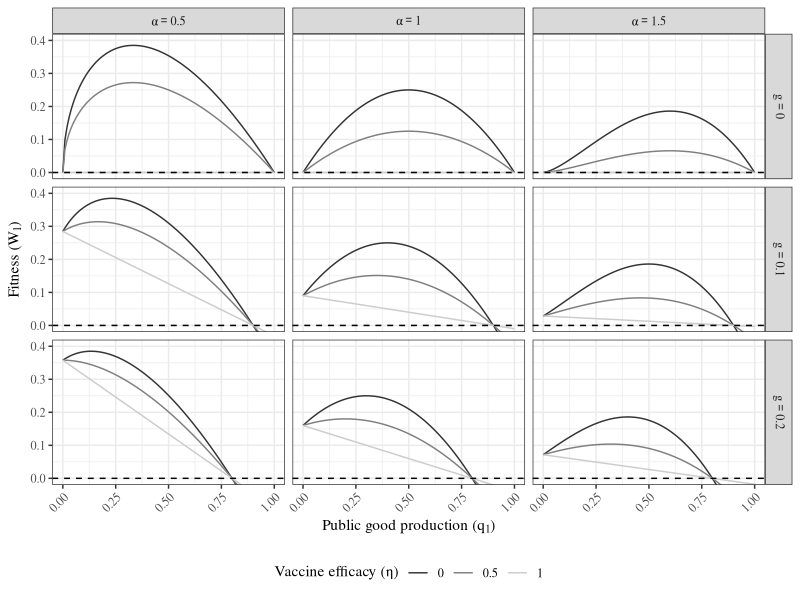
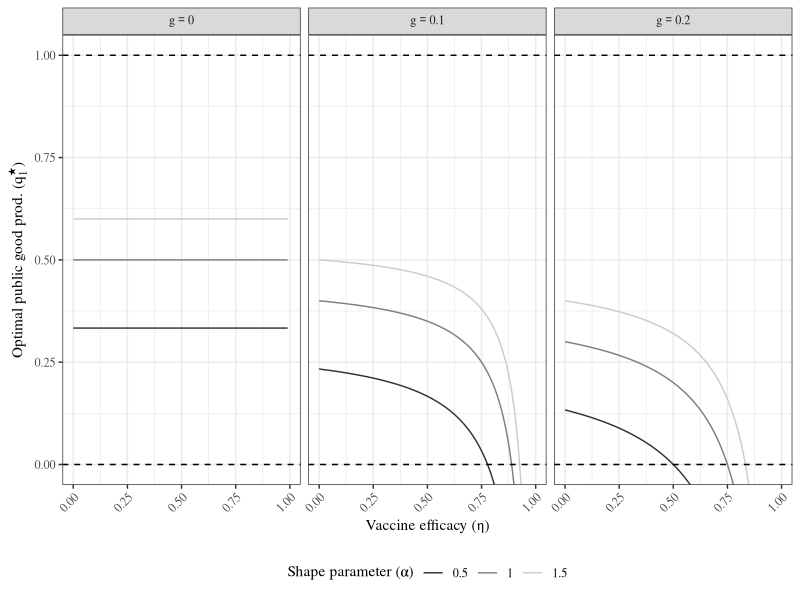
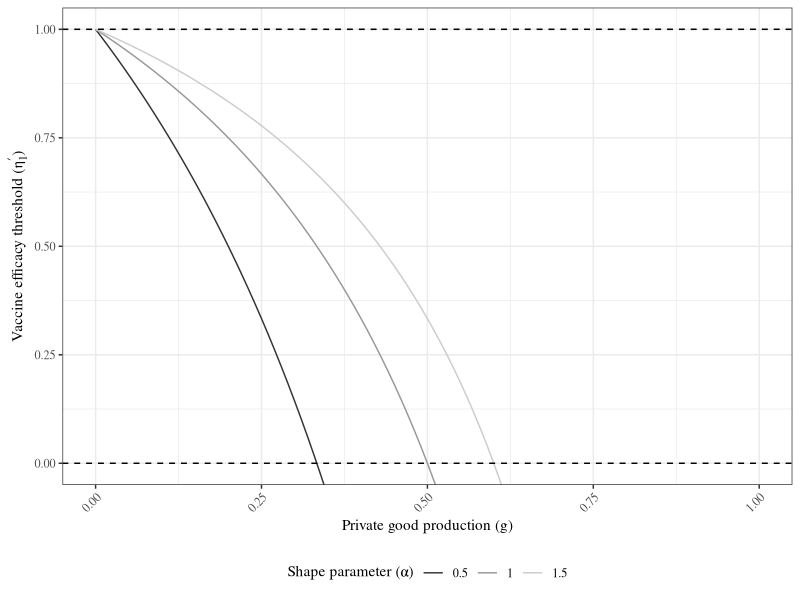
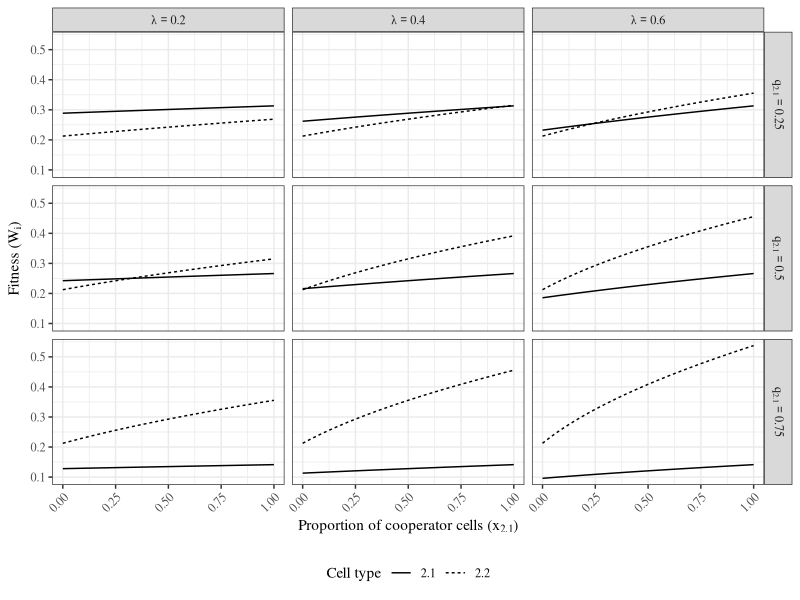
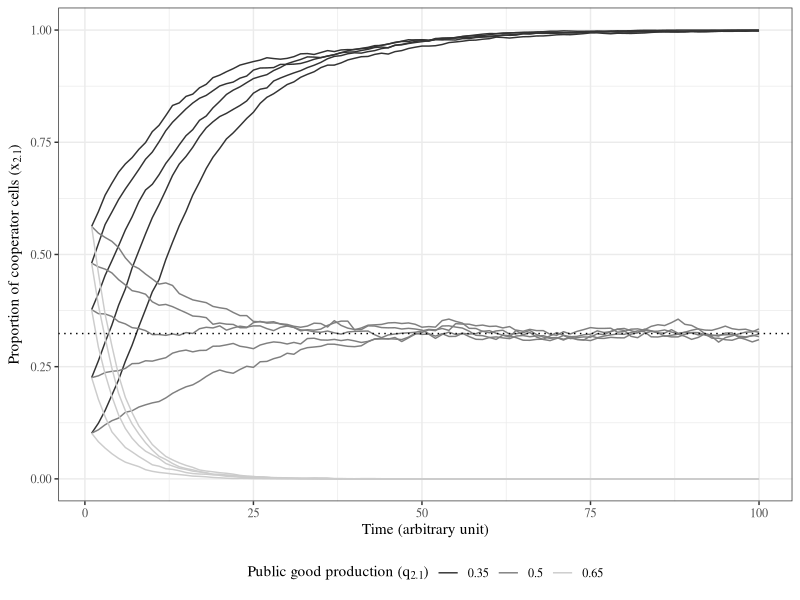
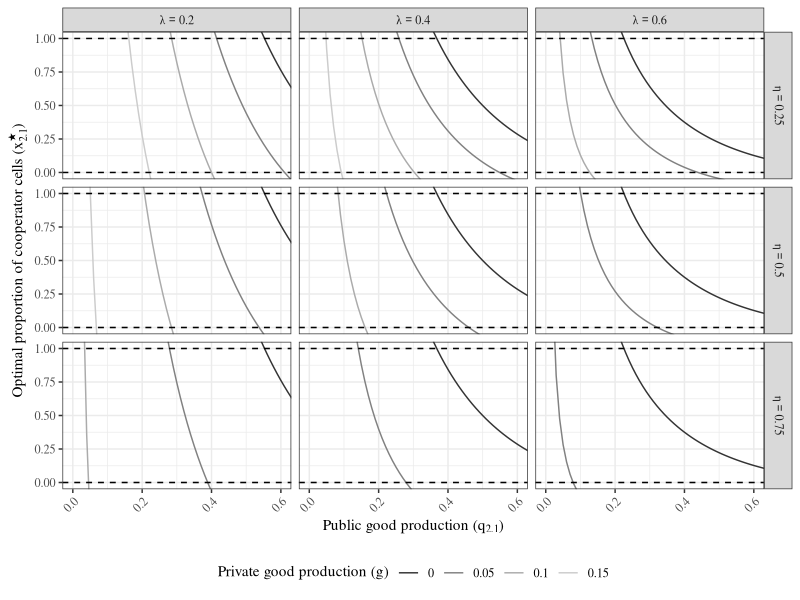
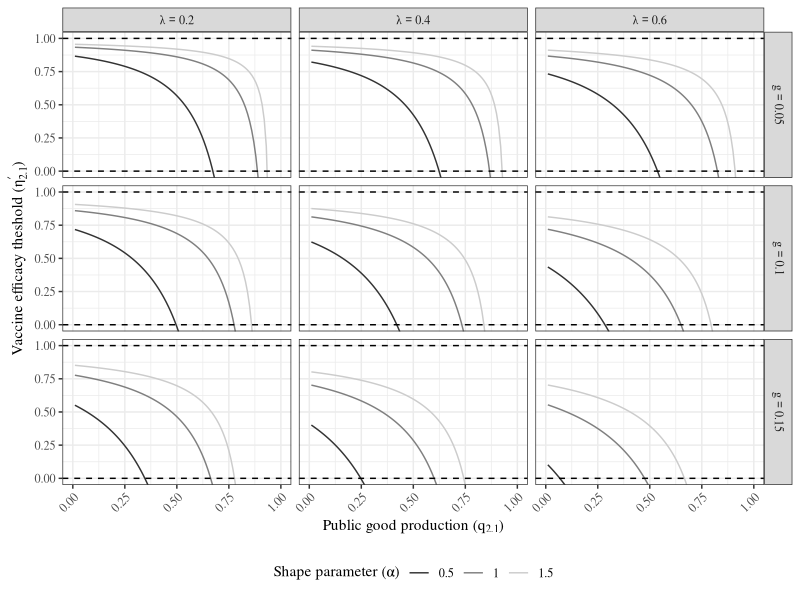
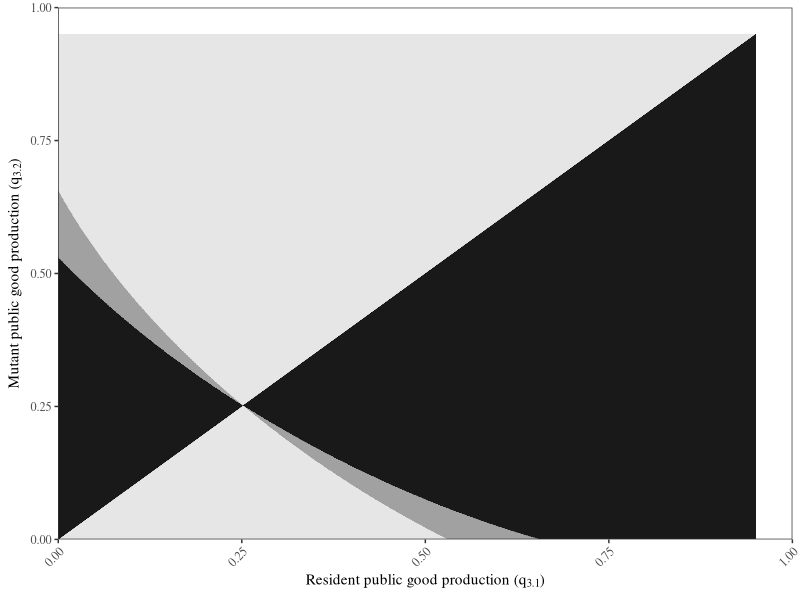

Source code (R) for these figures, in order:
## Needed libraries

library(ggplot2)   # Plots
library(patchwork) # Assembling plots
library(tidyr)     # Data manipulation


## Figure 1

df = expand.grid(
  alpha = c(0.5, 1, 1.5),
  eta = c(0, 0.5, 1),
  g = c(0, 0.1, 0.2),
  q1 = seq(0, 1, 0.01)
)

df = within(df, {
  W1 = (1 - q1 - g) * ((1 - eta) * q1 + g) ** alpha
})

my_lab = as_labeller(c("0.5" = "α==0.5",
                       "1"   = "α==1.0",
                       "1.5" = "α==1.5",
                       "0"   = "g==0",
                       "0.1" = "g==0.1",
                       "0.2" = "g==0.2"),
                     default = label_parsed)

ggplot(df) +
  facet_grid(g ~ alpha, labeller = my_lab) +
  geom_line(aes(x = q1, y = W1, group = eta, color = as.factor(eta))) +
  geom_hline(yintercept = 0, linetype = "dashed") +
  scale_color_manual(values = paste0("grey", c(20, 50, 80))) + 
  labs(
    color = bquote("Vaccine efficacy ("*η*")"),
    x = bquote("Public good production ("*q[1]*")"), 
    y = bquote("Fitness ("*W[1]*")"))+ 
  coord_cartesian(ylim = c(0, 0.4)) +
  theme_bw(base_family = "serif") +
  theme(legend.position = "bottom", axis.text.x = element_text(angle = 45, hjust = 1))

# ggsave("fig/fig-onestrain-W.pdf", device = cairo_pdf, width = 14, height = 10, units = "cm")


## Figure 2

df = expand.grid(
  alpha = c(0.5, 1, 1.5),
  eta = seq(0, 1, 0.01),
  g = c(0, 0.1, 0.2)
)

df = within(df, {
  q1star = alpha / (alpha + 1) - g * (alpha * (1 - eta) + 1) / ((1 - eta) * (alpha + 1))
})

my_lab = as_labeller(
  c("0" = "g==0", "0.1" = "g==0.1", "0.2" = "g==0.2"),
  default = label_parsed
)

ggplot(df) +
  facet_wrap(~ g, labeller = my_lab) +
  geom_line(aes(x = eta, y = q1star, group = alpha, color = as.factor(alpha))) +
  geom_hline(yintercept = c(0, 1), linetype = "dashed") +
  scale_color_manual(values = paste0("grey", c(20, 50, 80))) + 
  labs(
    color = bquote("Shape parameter ("*α*")"),
    x = bquote("Vaccine efficacy ("*η*")"), 
    y = bquote("Optimal public good prod. ("*q[1]^"\u2605"*")"))+ 
  coord_cartesian(ylim = c(0, 1)) +
  theme_bw(base_family = "serif") +
  theme(legend.position = "bottom", axis.text.x = element_text(angle = 45, hjust = 1))

# ggsave("fig/fig-onestrain-qstar.pdf", device = cairo_pdf, width = 14, height = 8, units = "cm")


## Figure 3

df = expand.grid(
  alpha = c(0.5, 1, 1.5),
  g = seq(0.0, 1, length.out = 101)
)

df = within(df, {
  eta1prime = 1 - g / (alpha * (1 - g))
})

ggplot(df) +
  geom_line(aes(x = g, y = eta1prime, color = as.factor(alpha))) +
  geom_hline(yintercept = c(0, 1), linetype = "dashed") +
  labs(
    x = bquote("Private good production ("*g*")"),
    y = bquote("Vaccine efficacy threshold ("*η[1]^minute*")"),
    color = bquote("Shape parameter ("*α*")")
  ) +
  scale_color_grey() +
  coord_cartesian(xlim = c(0, 1.0), ylim = c(0, 1)) +
  theme_bw(base_family = "serif") +
  theme(legend.position = "bottom", axis.text.x = element_text(angle = 45, hjust = 1))

# ggsave("fig/fig-onestrain-etaprime.pdf", device = cairo_pdf, width = 10, height = 8, units = "cm")


## Figure 4

df = expand.grid(
  alpha = 0.5,
  eta = 0.4,
  g = 0.05,
  q2.1 = c(0.25, 0.5, 0.75),
  lambda = c(0.2, 0.4, 0.6),
  x2.1 = seq(0, 1, 0.01)
)

df = within(df, {
  W2.1 = (1 - q2.1 - g) * ((1 - lambda) * (1 - eta) * q2.1 + lambda * (1 - eta) * x2.1 * q2.1 + g) ** alpha
  W2.2 = (1 - g) * (lambda * (1 - eta) * x2.1 * q2.1 + g) ** alpha
})

df = pivot_longer(df, cols = c("W2.1", "W2.2"))

my_lab = as_labeller(c("0.2"  = "λ==0.2",
                       "0.4"  = "λ==0.4",
                       "0.6"  = "λ==0.6",
                       "0.25" = "q[2.1]==0.25",
                       "0.5"  = "q[2.1]==0.5",
                       "0.75" = "q[2.1]==0.75"), 
                     default = label_parsed)

ggplot(df) +
  facet_grid(q2.1 ~ lambda, labeller = my_lab) +
  geom_line(aes(x = x2.1, y = value, linetype = name)) +
  scale_linetype(labels = c("2.1", "2.2")) +
  scale_color_grey() +
  labs(
    x = bquote("Proportion of cooperator cells ("*x[2.1]*")"),
    y = bquote("Fitness ("*W[i]*")"),
    linetype = "Cell type") +
  theme_bw(base_family = "serif") +
  theme(legend.position = "bottom", axis.text.x = element_text(angle = 45, hjust = 1))

# ggsave("fig/fig-coopcheat-W.pdf", device = cairo_pdf, width = 14, height = 10, units = "cm")


## Figure 5

alpha = 0.5
eta = 0.4
g = 0.05
q2.1 = c(0.35, 0.5, 0.65)
lambda = 0.2

tmax = 100
nind = 1e4

xall = numeric()
sall = numeric()
iall = numeric()

for (seed in 1:5) {
  for (i in 1:3) {
    set.seed(seed)
    ncoop = sample(1:nind, 1)
    q = rep(c(q2.1[i], 0), times = c(ncoop, nind - ncoop))
    x2.1 = sum(q == q2.1[i]) / length(q)
    
    for (t in 2:tmax) {
      W = (1 - q - g) * ((1 - lambda) * (1 - eta) * q + lambda * (1 - eta) * sum(q) / length(q) + g) ** alpha
      q = sample(q, length(q), replace = T, prob = W)
      x2.1[t] = sum(q == q2.1[i]) / length(q)
    }
    xall = c(xall, x2.1)
    sall = c(sall, rep(seed, tmax))
    iall = c(iall, rep(i, tmax))
  }
  df = data.frame(
      x = xall,
      t = 1:tmax,
      s = sall,
      i = iall
    )
}

x2.1star = ((1 - q2.1 - g) ** (1 / alpha) * ((1 - lambda) * (1 - eta) * q2.1 + g) - (1 - g) ** (1 / alpha) * g) /
  (lambda * (1 - eta) * ((1 - g) ** (1 / alpha) - (1 - q2.1 - g) ** (1 / alpha)) * q2.1)

ggplot(df) +
  geom_line(aes(x = t, y = x, group = interaction(s, i), color = as.factor(i))) +
  geom_hline(yintercept = x2.1star, linetype = "dotted") +
  scale_color_manual(values = paste0("grey", c(20, 50, 80)), labels = q2.1) + 
  labs(
    x = "Time (arbitrary unit)",
    y = bquote("Proportion of cooperator cells ("*x[2.1]*")"),
    color = bquote("Public good production ("*q[2.1]*")")
  ) +
  coord_cartesian(ylim = c(0, 1)) +
  theme_bw(base_family = "serif") +
  theme(legend.position = "bottom")

# ggsave("fig/fig-coopcheat-stocha.pdf", device = cairo_pdf, width = 14, height = 9, units = "cm")


## Figure 6

df = expand.grid(
  alpha = 0.5,
  eta = c(0.3, 0.5, 0.7),
  g = c(0.00, 0.05, 0.1, 0.15),
  q2.1 = seq(0, 1, 0.01),
  lambda = c(0.2, 0.4, 0.6)
)

df = within(df, {
  x2.1star = 
    ((1 - q2.1 - g) ** (1 / alpha) * ((1 - lambda) * (1 - eta) * q2.1 + g) - (1 - g) ** (1 / alpha) * g) /
    (lambda * (1 - eta) * ((1 - g) ** (1 / alpha) - (1 - q2.1 - g) ** (1 / alpha)) * q2.1)
})

my_lab = as_labeller(c("0.2" = "λ==0.2",
                       "0.4" = "λ==0.4",
                       "0.6" = "λ==0.6",
                       "0.3" = "η==0.25",
                       "0.5" = "η==0.5",
                       "0.7" = "η==0.75"), 
                     default = label_parsed)

ggplot(df) +
  facet_grid(eta ~ lambda, labeller = my_lab) +
  geom_line(aes(x = q2.1, y = x2.1star, color = as.factor(g))) +
  geom_hline(yintercept = c(0, 1), linetype = "dashed") +
  labs(
    x = bquote("Public good production ("*q[2.1]*")"),
    y = bquote("Optimal proportion of cooperator cells ("*x[2.1]^"\u2605"*")"),
    color = bquote("Private good production ("*g*")")
  ) +
  scale_color_grey() +
  coord_cartesian(xlim = c(0, 0.6), ylim = c(0, 1)) +
  theme_bw(base_family = "serif") +
  theme(legend.position = "bottom", axis.text.x = element_text(angle = 45, hjust = 1))

# ggsave("fig/fig-coopcheat-xstar.pdf", device = cairo_pdf, width = 14, height = 10, units = "cm")


## Figure 7

df = expand.grid(
  lambda = c(0.2, 0.4, 0.6),
  q2.1 = seq(0, 1, 0.01),
  g = c(0.05, 0.1, 0.15),
  alpha = c(0.5, 1.0, 1.5)
)

df = within(df, {
  etaprime = 1 - (((1 - g) ** (1 / alpha) - (1 - q2.1 - g) ** (1 / alpha)) * g) / ((1 - lambda) * (1 - q2.1 - g) ** (1 / alpha) * q2.1)
  etaprime[q2.1 > 1 - g - 0.001] = -1 # To prevent ggplot from showing non-mathematical lines
})

my_lab = as_labeller(c("0.2"  = "λ==0.2",
                       "0.4"  = "λ==0.4",
                       "0.6"  = "λ==0.6",
                       "0.05" = "g==0.05",
                       "0.1"  = "g==0.1",
                       "0.15" = "g==0.15"), 
                     default = label_parsed)

ggplot(df) +
  facet_grid(g ~ lambda, labeller = my_lab) +
  geom_line(aes(x = q2.1, y = etaprime, group = alpha, color = as.factor(alpha))) +
  geom_hline(yintercept = c(0, 1), linetype = "dashed") +
  scale_color_manual(values = paste0("grey", c(20, 50, 80))) + 
  labs(
    color = bquote("Shape parameter ("*α*")"),
    x = bquote("Public good production ("*q[2.1]*")"), 
    y = bquote("Vaccine efficacy theshold ("*η[2.1]^minute*")"))+ 
  coord_cartesian(ylim = c(0, 1)) +
  theme_bw(base_family = "serif") +
  theme(legend.position = "bottom", axis.text.x = element_text(angle = 45, hjust = 1))

# ggsave("fig/fig-coopcheat-etaprime.pdf", device = cairo_pdf, width = 14, height = 10, units = "cm")


## Figure 8

lambda = 0.1
eta = 0.2
g = 0.05
alpha = 0.5

df = expand.grid(
  q3.1 = seq(0, 1 - g, length.out = 1001), 
  q3.2 = seq(0, 1 - g, length.out = 1001)
)

W3.1 = (1 - df$q3.1 - g) * ((1 - eta) * df$q3.1 + g) ** alpha
W3.2 = (1 - df$q3.2 - g) * ((1 - lambda) * (1 - eta) * df$q3.2 + lambda * (1 - eta) * df$q3.1 + g) ** alpha

df$omega = W3.2 - W3.1

xstar = ((1 - df$q3.2 - g) ** (1 / alpha) * ((1 - eta) * df$q3.2 + g) - 
  (1 - df$q3.1 - g) ** (1 / alpha) * ((1 - eta) * ((1 - lambda) * df$q3.1 + lambda * df$q3.2) + g)) /
  (lambda *(1 - eta)*((1 - df$q3.1 - g) ** (1 / alpha) - (1 - df$q3.2 - g) ** (1 / alpha)) * (df$q3.1 - df$q3.2))

xstar[xstar < 0] = -0.01
xstar[xstar > 1] = 1.01
xstar[xstar < 1 & xstar > 0] = 0.5
xstar[is.nan(xstar)] = 0

ggplot(df) +
  geom_contour_filled(aes(x = q3.1, y = q3.2, z = xstar), show.legend = F) +
  labs(
    x = bquote("Resident public good production ("*q[3.1]*")"),
    y = bquote("Mutant public good production ("*q[3.2]*")")
  ) +
  scale_fill_grey(start = 0.1, end = 0.9) +
  coord_cartesian(expand = F, xlim = c(0, 1), ylim = c(0, 1)) +
  theme_bw(base_family = "serif") +
  theme(legend.position = "bottom", panel.grid = element_blank(), axis.text.x = element_text(angle = 45, hjust = 1))

# ggsave("fig/fig-adaptive-pip.pdf", device = cairo_pdf, width = 12, height = 8, units = "cm")


## Figure 9

set.seed(42)

alpha = 0.5
eta = 0.2
g = 0.05
q3.1 = 0.75
lambda = 0.4

tmax = 5e3
nind = 1e3
mu = 1e-3

xall = numeric(tmax)
q = rep(q3.1, nind)

n = numeric()
val = numeric()
tval = numeric()

for (t in 1:tmax) {
  id_mut = which(rbinom(nind, 1, mu) == 1)
  q[id_mut] = q[id_mut] + runif(length(id_mut), -0.1, 0.1)
  q[q < 0] = 0
  q[q > 1 - g] = 1 - g

  W = (1 - q - g) * ((1 - lambda) * (1 - eta) * q + lambda * (1 - eta) * sum(q) / length(q) + g) ** alpha

  q = sample(q, length(q), replace = T, prob = W)

  n = c(n, table(q))
  val = c(val, names(table(q)))
  tval = c(tval, rep(t, times = length(table(q))))
}

qavg = numeric(tmax)
for (i in 1:tmax) {
  qavg[i] = as.numeric(names(sort(n[tval == i], decreasing = T)[1]))
}

val2 = val[val %in% qavg]
tval2 = tval[val %in% qavg]
n2 = n[val %in% qavg]

p1 = ggplot() +
  geom_line(aes(x = tval2, y = n2 / nind, group = val2, 
    color = factor(val2, levels = sample(unique(val2), length(unique(val2))))), show.legend = F) +
  scale_color_grey() +
  labs(x = "Time (arbitrary unit)", y = bquote("Prop. of cells ("*x[i]*")")) +
  theme_bw(base_family = "serif")

q3.1star = alpha / (alpha + 1 / (1 - lambda)) - g * (alpha * (1 - eta) + 1 / (1 - lambda)) / ((1 - eta) * (alpha + 1 / (1 - lambda)))
q1star   = alpha / (alpha + 1               ) - g * (alpha * (1 - eta) + 1               ) / ((1 - eta) * (alpha + 1 )              )

p2 = ggplot() +
  geom_hline(yintercept = q3.1star, linetype = "dashed") +
  geom_hline(yintercept = q1star, linetype = "dotted") +
  geom_line(aes(x = 1:tmax, y = qavg), color = "grey50") +
  coord_cartesian(ylim = c(0, 1)) +
  labs(x = "Time (arbitrary unit)", y = bquote("Public good prod. ("*q[i]*")")) +
  theme_bw(base_family = "serif")

Wavg  = (1 - qavg  - g) * ((1 - lambda) * (1 - eta) * qavg  + lambda * (1 - eta) * qavg  + g) ** alpha
W1star   = (1 - q1star   - g) * ((1 - lambda) * (1 - eta) * q1star   + lambda * (1 - eta) * q1star   + g) ** alpha
W3.1star = (1 - q3.1star - g) * ((1 - lambda) * (1 - eta) * q3.1star + lambda * (1 - eta) * q3.1star + g) ** alpha

p3 = ggplot() +
  geom_line(aes(x = 1:tmax, y = Wavg), color = "grey50") +
  geom_hline(yintercept = W3.1star, linetype = "dashed") +
  geom_hline(yintercept = W1star, linetype = "dotted") +
  labs(x = "Time (arbitrary unit)", y = bquote("Clonal fitness ("*W[i]*")")) +
  theme_bw(base_family = "serif")

p1 / (p2 | p3) + plot_annotation(tag_levels = "A")

# ggsave("fig/fig-adaptive-stocha.pdf", device = cairo_pdf, width = 14, height = 11, units = "cm")


## Figure 10

df = expand.grid(
  alpha = c(0.5, 1, 1.5),
  lambda = c(0.2, 0.4, 0.6),
  g = seq(0, 1, length.out = 101)  
)

df = within(df, {
  eta3.1prime = 1 - g / (alpha * (1 - lambda) * (1 - g))
})

my_lab = as_labeller(c("0.2" = "λ==0.2",
                       "0.4" = "λ==0.4",
                       "0.6" = "λ==0.6"),
                     default = label_parsed)

ggplot(df) +
  facet_grid(~ lambda, labeller = my_lab) +
  geom_line(aes(x = g, y = eta3.1prime, color = as.factor(alpha))) +
  geom_hline(yintercept = c(0, 1), linetype = "dashed") +
  scale_color_grey() + 
  labs(
    color = bquote("Shape parameter ("*α*")"),
    x = bquote("Private good production ("*g*")"), 
    y = bquote("Vaccine efficacy theshold ("*η[3.1]^minute*")"))+ 
  coord_cartesian(ylim = c(0, 1)) +
  theme_bw(base_family = "serif") +
  theme(legend.position = "bottom", axis.text.x = element_text(angle = 45, hjust = 1))

# ggsave("fig/fig-adaptive-etaprime.pdf", device = cairo_pdf, width = 14, height = 8, units = "cm")
